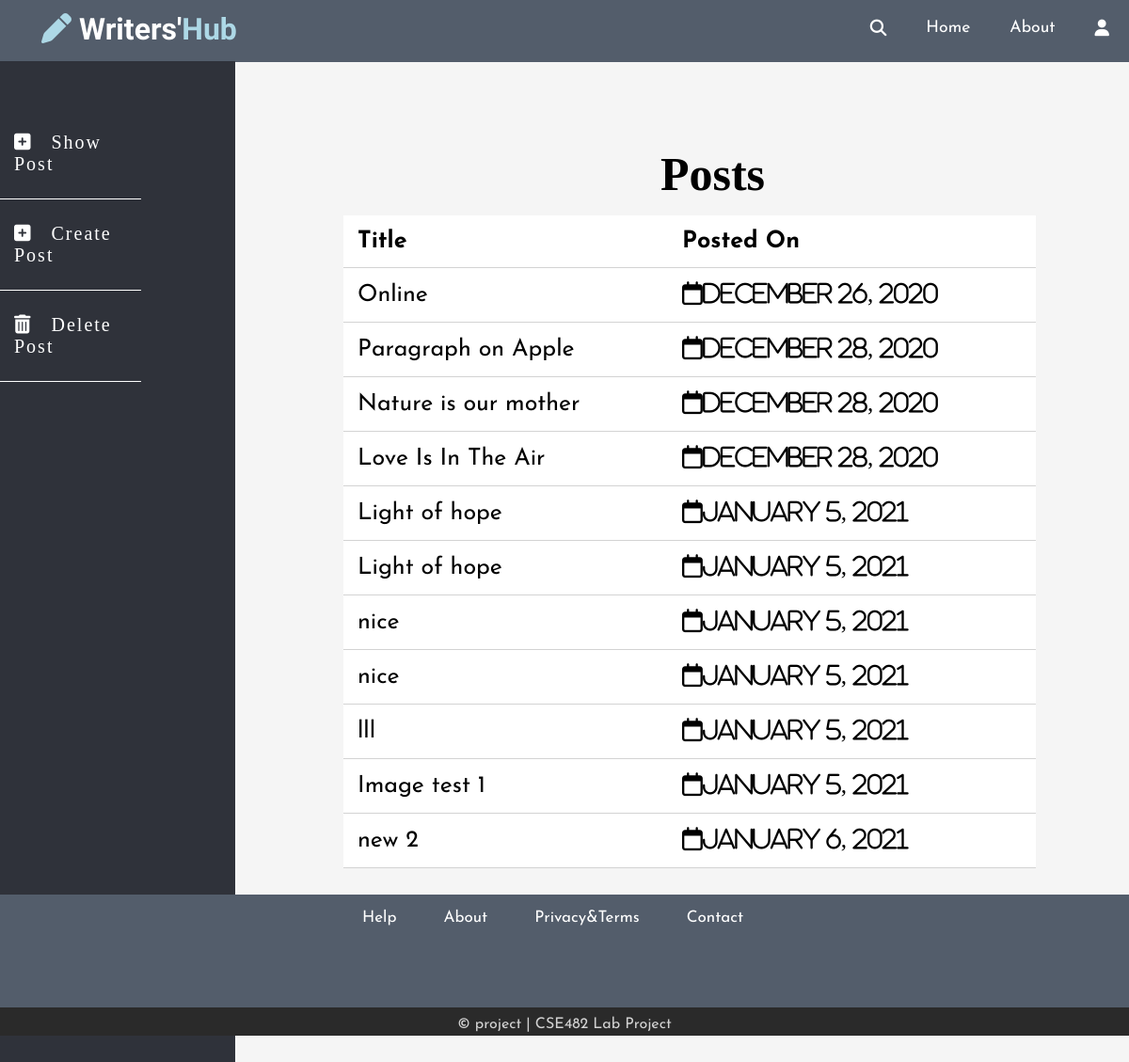
Page /dashboard.php on the committed database.
### tables this page shows
CREATE TABLE `post` (
  `ID` int(11) NOT NULL,
  `title` text NOT NULL,
  `topic_id` varchar(255) NOT NULL,
  `featured_image` varchar(255) NOT NULL,
  `body` longtext NOT NULL,
  `created_at` datetime NOT NULL DEFAULT current_timestamp()
);

### dashboard.php (the view, shortened to what this page needs)
<?php
require_once('connection.php');
?>
<!DOCTYPE html>
<html lang="en" dir="ltr">
<head>
    <link rel="stylesheet" href="https://cdnjs.cloudflare.com/ajax/libs/font-awesome/5.7.2/css/all.min.css" />
    <link rel="stylesheet" href="css/dashboard.css">
</head>
<body>
    <header>
        <div class="logo">
            <h1 class="logo-text">
                <span><i class="fa fa-pen"></i></span> Writers'<span>Hub</span>
            </h1>
        </div>
        <ul class="nav">
            <li>
                <a href="#">
                    <i class="fa fa-search"></i>
                </a>
            </li>
            <li><a href="home.html">Home</a></li>
            <li><a href="#">About</a></li>
            <li>
                <a href="#">
                    <i class="fa fa-user"></i>
                </a>
            </li>
        </ul>
    </header>
    <div class="wrapper">
        <div class="sidebar">
            <div class="sidebar-menu">
                <li class="item">
                    <a href="dashboard.php" class="menu-btn"></i><i class="fa fa-plus-square"></i>Show Post</a>
                    <a href="create_post.php" class="menu-btn"></i><i class="fa fa-plus-square"></i>Create Post</a>
                    <a href="delete.php" class="menu-btn"></i><i class="fa fa-trash"></i>Delete Post</a>
                </li>
            </div>
        </div>
        <div class="main-container">
            <div class="admin-content clearfix">
                <div class="">
                    <h2 class="header_position">Posts</h2>
                    <table>
                        <thead>
                            <th>Title</th>
                            <th colspan="3">Posted On</th>
                        </thead>
                        <?php
$sql= " SELECT * FROM post;";
$result = mysqli_query($conn,$sql);
$resultcheck = mysqli_num_rows($result);
if($resultcheck > 0){
while ($row = mysqli_fetch_assoc($result)){
    ?>
                        <tr>
                            <td><?php echo $row['title'];?></td>
                            <td><i
                                    class="far fa-calendar "><?php echo date("F j, Y ", strtotime($row["created_at"])); ?></i>
                            </td>
                        </tr>
                        <?php
}
}
?>
                    </table>
                </div>
            </div>
        </div>
    </div>
    <footer>
        <div class="footer">
            <div class="quick-links">
                <ul>
                    <li class="quick-items"><a href="#">Help</a></li>
                    <li class="quick-items"><a href="#">About</a></li>
                    <li class="quick-items"><a href="#">Privacy&Terms</a></li>
                    <li class="quick-items"><a href="#">Contact</a></li>
                </ul>
            </div>
            <div class="footer-bottom">
                &copy; project | CSE482 Lab Project
            </div>
        </div>
    </footer>
</body>
</html>

### css/dashboard.css (style rules this page uses)
* { box-sizing: border-box; }
html, body { height: 100%; padding: 0px; margin: 0px; background-color: #F5F5F5; font-family: 'Josefin Sans', serif; }
h1, h2, h3, h4, h5, h6 { font-family: 'Lora', serif; color: #000000; margin: 5px; }
a { text-decoration: none; color: inherit; }
.sidebar { position: fixed; width: 250px; top: 66px; left: 0; bottom: 0; background: #535D6B; padding-top:50px; }
.sidebar a { display: block; padding: 10px 20px; color: #F5F5F5; text-decoration: none; font-family: "Rubik"; letter-spacing: 2px; }
.clearfix::after { content: ''; display: block; clear: both; }
header { background: #535D6B; height: 66px; }
header * { color: white; }
header .logo { float: left; height: inherit; margin-left: 2em; }
header .logo-text { margin: 12px; font-family: 'Comfortaa', serif; }
header .logo-text span { color: lightblue; }
header .logo-text span i { color: lightblue; }
header ul { float: right; margin: 0px; padding: 0px; list-style: none; height: inherit; }
header ul li { float: left; position: relative; }
header ul li a { display: block; padding: 21px; font-size: 1.1em; text-decoration: none; }
h2.header_position { text-align: center; top: -300px; color: black; font-size: 50px; font-family: "Times New Roman", Times, serif; }
.wrapper .sidebar { background: #2F323A; position: absolute; top: 65px; height: 140%; transition: 0.3s; transition-property: width; overflow-y: auto; padding-left: 0; }
.wrapper .sidebar .sidebar-menu { overflow: hidden; }
.wrapper .sidebar .sidebar-menu .item { width: 150px; overflow: hidden; list-style: none; }
.wrapper .sidebar .sidebar-menu .item .menu-btn { display: block; color: #fff; position: relative; padding: 25px 15px; font-size: 20px; transition: 0.3s; transition-property: color; border-bottom: 1px solid white; }
.wrapper .sidebar .sidebar-menu .item .menu-btn i { margin-right: 20px; }
.wrapper .main-container { margin-top: 70px; margin-left: 250px; padding: 15px; background-size: auto; height: 815px; transition: 0.3s; }
.wrapper .main-container .header_position { text-align: center; margin-left: 70px; }
table { width: 80%; border-collapse: collapse; font-size: 25px; background: white; margin-left: 100px; margin-top: 15px; }
th, td { padding: 15px; text-align: left; border-bottom: 1px solid #d3d3d3; }
.footer { background: #535D6B; color: #d3d3d3; height: 150px; position: relative; }
.footer .quick-links { display: flex; width: 560px; height: 70px; margin: auto; }
.footer .quick-links ul { display: flex; }
.footer .quick-items { list-style: none; }
.footer .quick-items a { text-decoration: none; padding: 0px 25px; font-size: 17px; color: white; }
.footer-bottom { background: #2A2A2A; text-decoration-color: white; height: 30px; width: 100%; text-align: center; position: absolute; bottom: 0px; left: 0px; padding-top: 10px; }

### rows in the picture
post: title "Online", created_at "December 26, 2020"
post: title "Paragraph on Apple", created_at "December 28, 2020"
post: title "Nature is our mother", created_at "December 28, 2020"
post: title "Love Is In The Air", created_at "December 28, 2020"
post: title "Light of hope", created_at "January 5, 2021"
post: title "Light of hope", created_at "January 5, 2021"
post: title "nice", created_at "January 5, 2021"
post: title "nice", created_at "January 5, 2021"
post: title "lll", created_at "January 5, 2021"
post: title "Image test 1", created_at "January 5, 2021"
post: title "new 2", created_at "January 6, 2021"
